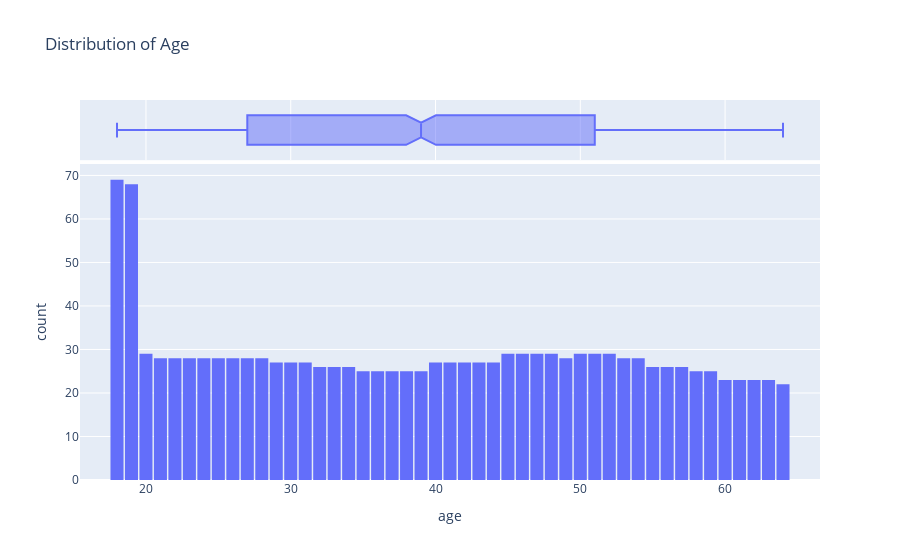
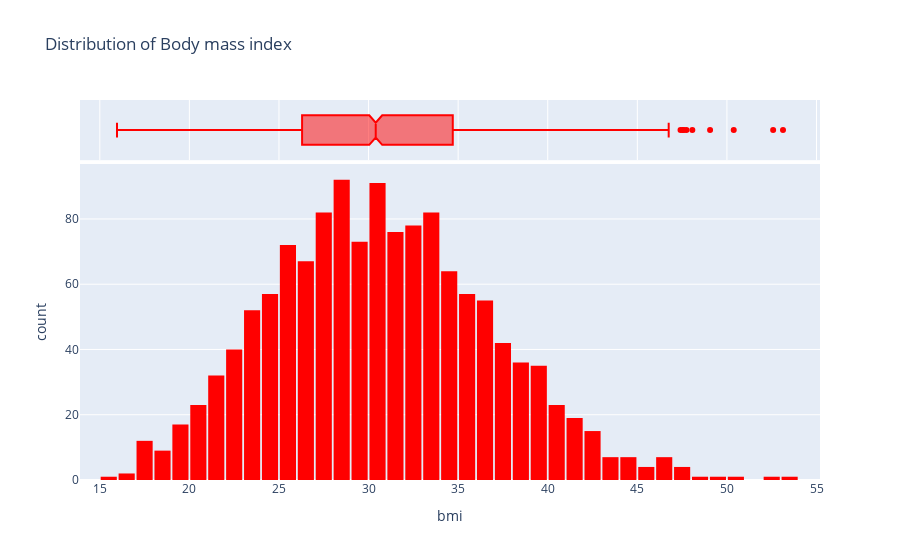
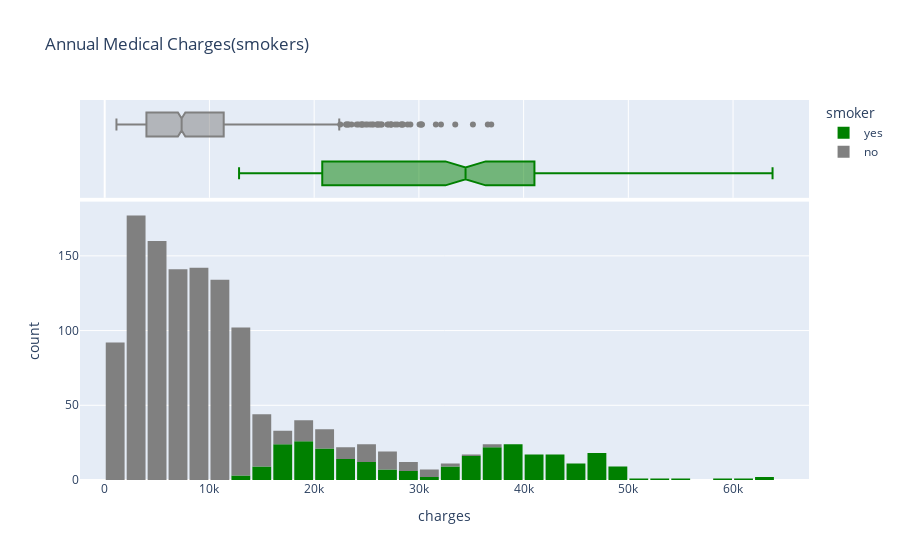
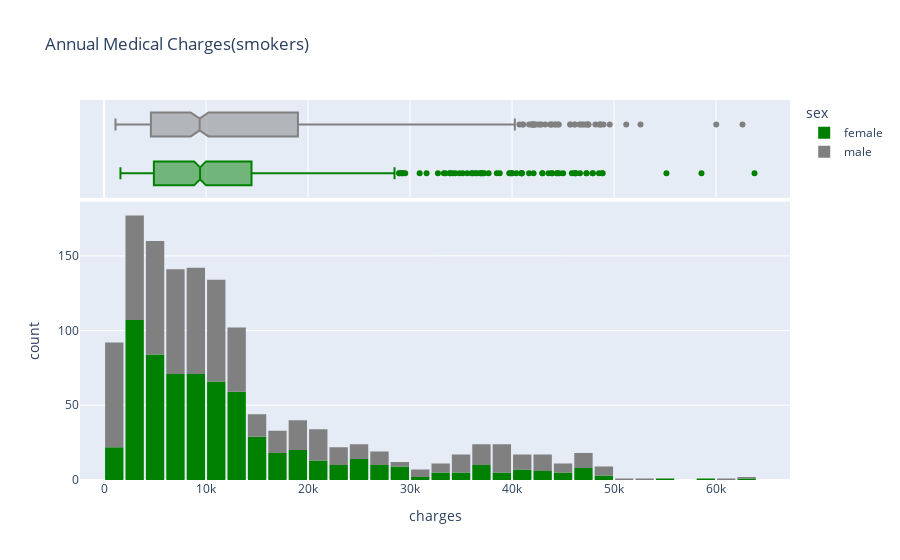

Notebook source saved alongside these figures, in order:
### Code cell
sns.set_style('darkgrid')
matplotlib.rcParams['font.size'] = 14
matplotlib.rcParams['figure.figsize'] = (10, 6)
matplotlib.rcParams['figure.facecolor'] = '#00000000'

fig = px.histogram(medical_df,
                   x='age',
                   marginal='box',
                   nbins=47,
                   title='Distribution of Age'
                   )
fig.update_layout(bargap=0.1)
fig.show()

fig2 = px.histogram(medical_df,
                    x='bmi',
                    marginal='box',
                    color_discrete_sequence=['red'],
                    title='Distribution of Body mass index')

fig2.update_layout(bargap=0.1)
fig2.show()

fig3 = px.histogram(medical_df,
                    x='charges',
                    marginal='box',
                    color='smoker',
                    color_discrete_sequence=['green', 'grey'],
                    title='Annual Medical Charges(smokers)')

fig3.update_layout(bargap=0.1)
fig3.show()

fig4 = px.histogram(medical_df,
                    x='charges',
                    marginal='box',
                    color='sex',
                    color_discrete_sequence=['green', 'grey'],
                    title='Annual Medical Charges(smokers)')

fig4.update_layout(bargap=0.1)
fig4.show()

fig5 = px.histogram(medical_df,
                    x='charges',
                    marginal='box',
                    color='region',
                    color_discrete_sequence=['green', 'grey'],
                    title='Annual Medical Charges(region)')

fig5.update_layout(bargap=0.1)
fig5.show()

### Figure 1 — Plotly figure (JSON) as saved in the notebook; plotly's stock layout.template omitted (floating-point values rounded to 4 significant figures; data arrays with more than 128 entries replaced by an {"elided": "..."} marker saying what was removed)
{"data": [{"alignmentgroup": "True", "bingroup": "x", "hovertemplate": "age=%{x}<br>count=%{y}<extra></extra>", "legendgroup": "", "marker": {"color": "#636efa", "pattern": {"shape": ""}}, "name": "", "nbinsx": 47, "offsetgroup": "", "orientation": "v", "showlegend": false, "type": "histogram", "x": {"elided": "1338 int values"}, "xaxis": "x", "yaxis": "y"}, {"alignmentgroup": "True", "hovertemplate": "age=%{x}<extra></extra>", "legendgroup": "", "marker": {"color": "#636efa"}, "name": "", "notched": true, "offsetgroup": "", "showlegend": false, "type": "box", "x": {"elided": "1338 int values"}, "xaxis": "x2", "yaxis": "y2"}], "layout": {"bargap": 0.1, "barmode": "relative", "legend": {"tracegroupgap": 0}, "title": {"text": "Distribution of Age"}, "xaxis": {"anchor": "y", "domain": [0, 1], "title": {"text": "age"}}, "xaxis2": {"anchor": "y2", "domain": [0, 1], "matches": "x", "showgrid": true, "showticklabels": false}, "yaxis": {"anchor": "x", "domain": [0, 0.8316], "title": {"text": "count"}}, "yaxis2": {"anchor": "x2", "domain": [0.8416, 1], "matches": "y2", "showgrid": false, "showline": false, "showticklabels": false, "ticks": ""}}}

### Figure 2 — Plotly figure (JSON) as saved in the notebook; plotly's stock layout.template omitted (floating-point values rounded to 4 significant figures; data arrays with more than 128 entries replaced by an {"elided": "..."} marker saying what was removed)
{"data": [{"alignmentgroup": "True", "bingroup": "x", "hovertemplate": "bmi=%{x}<br>count=%{y}<extra></extra>", "legendgroup": "", "marker": {"color": "red", "pattern": {"shape": ""}}, "name": "", "offsetgroup": "", "orientation": "v", "showlegend": false, "type": "histogram", "x": {"elided": "1338 float values"}, "xaxis": "x", "yaxis": "y"}, {"alignmentgroup": "True", "hovertemplate": "bmi=%{x}<extra></extra>", "legendgroup": "", "marker": {"color": "red"}, "name": "", "notched": true, "offsetgroup": "", "showlegend": false, "type": "box", "x": {"elided": "1338 float values"}, "xaxis": "x2", "yaxis": "y2"}], "layout": {"bargap": 0.1, "barmode": "relative", "legend": {"tracegroupgap": 0}, "title": {"text": "Distribution of Body mass index"}, "xaxis": {"anchor": "y", "domain": [0, 1], "title": {"text": "bmi"}}, "xaxis2": {"anchor": "y2", "domain": [0, 1], "matches": "x", "showgrid": true, "showticklabels": false}, "yaxis": {"anchor": "x", "domain": [0, 0.8316], "title": {"text": "count"}}, "yaxis2": {"anchor": "x2", "domain": [0.8416, 1], "matches": "y2", "showgrid": false, "showline": false, "showticklabels": false, "ticks": ""}}}

### Figure 3 — Plotly figure (JSON) as saved in the notebook; plotly's stock layout.template omitted (floating-point values rounded to 4 significant figures; data arrays with more than 128 entries replaced by an {"elided": "..."} marker saying what was removed)
{"data": [{"alignmentgroup": "True", "bingroup": "x", "hovertemplate": "smoker=yes<br>charges=%{x}<br>count=%{y}<extra></extra>", "legendgroup": "yes", "marker": {"color": "green", "pattern": {"shape": ""}}, "name": "yes", "offsetgroup": "yes", "orientation": "v", "showlegend": true, "type": "histogram", "x": {"elided": "274 float values"}, "xaxis": "x", "yaxis": "y"}, {"alignmentgroup": "True", "hovertemplate": "smoker=yes<br>charges=%{x}<extra></extra>", "legendgroup": "yes", "marker": {"color": "green"}, "name": "yes", "notched": true, "offsetgroup": "yes", "showlegend": false, "type": "box", "x": {"elided": "274 float values"}, "xaxis": "x2", "yaxis": "y2"}, {"alignmentgroup": "True", "bingroup": "x", "hovertemplate": "smoker=no<br>charges=%{x}<br>count=%{y}<extra></extra>", "legendgroup": "no", "marker": {"color": "grey", "pattern": {"shape": ""}}, "name": "no", "offsetgroup": "no", "orientation": "v", "showlegend": true, "type": "histogram", "x": {"elided": "1064 float values"}, "xaxis": "x", "yaxis": "y"}, {"alignmentgroup": "True", "hovertemplate": "smoker=no<br>charges=%{x}<extra></extra>", "legendgroup": "no", "marker": {"color": "grey"}, "name": "no", "notched": true, "offsetgroup": "no", "showlegend": false, "type": "box", "x": {"elided": "1064 float values"}, "xaxis": "x2", "yaxis": "y2"}], "layout": {"bargap": 0.1, "barmode": "relative", "legend": {"title": {"text": "smoker"}, "tracegroupgap": 0}, "title": {"text": "Annual Medical Charges(smokers)"}, "xaxis": {"anchor": "y", "domain": [0, 1], "title": {"text": "charges"}}, "xaxis2": {"anchor": "y2", "domain": [0, 1], "matches": "x", "showgrid": true, "showticklabels": false}, "yaxis": {"anchor": "x", "domain": [0, 0.7326], "title": {"text": "count"}}, "yaxis2": {"anchor": "x2", "domain": [0.7426, 1], "matches": "y2", "showgrid": false, "showline": false, "showticklabels": false, "ticks": ""}}}

### Figure 4 — Plotly figure (JSON) as saved in the notebook; plotly's stock layout.template omitted (floating-point values rounded to 4 significant figures; data arrays with more than 128 entries replaced by an {"elided": "..."} marker saying what was removed)
{"data": [{"alignmentgroup": "True", "bingroup": "x", "hovertemplate": "sex=female<br>charges=%{x}<br>count=%{y}<extra></extra>", "legendgroup": "female", "marker": {"color": "green", "pattern": {"shape": ""}}, "name": "female", "offsetgroup": "female", "orientation": "v", "showlegend": true, "type": "histogram", "x": {"elided": "662 float values"}, "xaxis": "x", "yaxis": "y"}, {"alignmentgroup": "True", "hovertemplate": "sex=female<br>charges=%{x}<extra></extra>", "legendgroup": "female", "marker": {"color": "green"}, "name": "female", "notched": true, "offsetgroup": "female", "showlegend": false, "type": "box", "x": {"elided": "662 float values"}, "xaxis": "x2", "yaxis": "y2"}, {"alignmentgroup": "True", "bingroup": "x", "hovertemplate": "sex=male<br>charges=%{x}<br>count=%{y}<extra></extra>", "legendgroup": "male", "marker": {"color": "grey", "pattern": {"shape": ""}}, "name": "male", "offsetgroup": "male", "orientation": "v", "showlegend": true, "type": "histogram", "x": {"elided": "676 float values"}, "xaxis": "x", "yaxis": "y"}, {"alignmentgroup": "True", "hovertemplate": "sex=male<br>charges=%{x}<extra></extra>", "legendgroup": "male", "marker": {"color": "grey"}, "name": "male", "notched": true, "offsetgroup": "male", "showlegend": false, "type": "box", "x": {"elided": "676 float values"}, "xaxis": "x2", "yaxis": "y2"}], "layout": {"bargap": 0.1, "barmode": "relative", "legend": {"title": {"text": "sex"}, "tracegroupgap": 0}, "title": {"text": "Annual Medical Charges(smokers)"}, "xaxis": {"anchor": "y", "domain": [0, 1], "title": {"text": "charges"}}, "xaxis2": {"anchor": "y2", "domain": [0, 1], "matches": "x", "showgrid": true, "showticklabels": false}, "yaxis": {"anchor": "x", "domain": [0, 0.7326], "title": {"text": "count"}}, "yaxis2": {"anchor": "x2", "domain": [0.7426, 1], "matches": "y2", "showgrid": false, "showline": false, "showticklabels": false, "ticks": ""}}}
